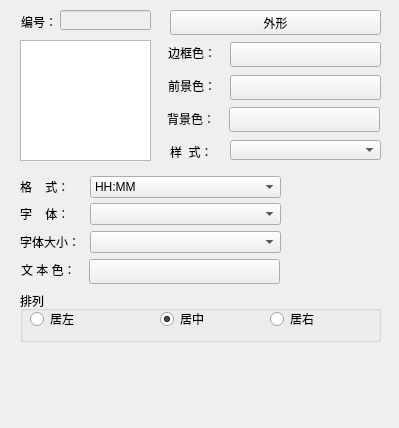
<?xml version="1.0" encoding="UTF-8"?>
<ui version="4.0">
 <class>QTimeDisplayGeneralDLg</class>
 <widget class="QWidget" name="QTimeDisplayGeneralDLg">
  <property name="geometry">
   <rect>
    <x>0</x>
    <y>0</y>
    <width>399</width>
    <height>428</height>
   </rect>
  </property>
  <property name="windowTitle">
   <string>Form</string>
  </property>
  <widget class="QComboBox" name="m_formatcmb">
   <property name="geometry">
    <rect>
     <x>90</x>
     <y>176</y>
     <width>191</width>
     <height>22</height>
    </rect>
   </property>
   <item>
    <property name="text">
     <string>HH:MM</string>
    </property>
   </item>
   <item>
    <property name="text">
     <string>HH:MM:SS</string>
    </property>
   </item>
   <item>
    <property name="text">
     <string>HH-MM-SS</string>
    </property>
   </item>
   <item>
    <property name="text">
     <string>HH-MM</string>
    </property>
   </item>
  </widget>
  <widget class="QLabel" name="label_13">
   <property name="geometry">
    <rect>
     <x>20</x>
     <y>176</y>
     <width>71</width>
     <height>21</height>
    </rect>
   </property>
   <property name="text">
    <string>格    式：</string>
   </property>
  </widget>
  <widget class="QGroupBox" name="groupBox">
   <property name="geometry">
    <rect>
     <x>20</x>
     <y>291</y>
     <width>361</width>
     <height>51</height>
    </rect>
   </property>
   <property name="title">
    <string>排列</string>
   </property>
   <widget class="QRadioButton" name="m_leftradio">
    <property name="geometry">
     <rect>
      <x>10</x>
      <y>20</y>
      <width>51</width>
      <height>16</height>
     </rect>
    </property>
    <property name="text">
     <string>居左</string>
    </property>
   </widget>
   <widget class="QRadioButton" name="m_middleradio">
    <property name="geometry">
     <rect>
      <x>140</x>
      <y>20</y>
      <width>51</width>
      <height>16</height>
     </rect>
    </property>
    <property name="text">
     <string>居中</string>
    </property>
    <property name="checked">
     <bool>true</bool>
    </property>
   </widget>
   <widget class="QRadioButton" name="m_rightradio">
    <property name="geometry">
     <rect>
      <x>250</x>
      <y>20</y>
      <width>51</width>
      <height>16</height>
     </rect>
    </property>
    <property name="text">
     <string>居右</string>
    </property>
   </widget>
  </widget>
  <widget class="QComboBox" name="m_fontcmb">
   <property name="geometry">
    <rect>
     <x>90</x>
     <y>203</y>
     <width>191</width>
     <height>22</height>
    </rect>
   </property>
  </widget>
  <widget class="QLabel" name="label">
   <property name="geometry">
    <rect>
     <x>21</x>
     <y>11</y>
     <width>54</width>
     <height>21</height>
    </rect>
   </property>
   <property name="text">
    <string>编号：</string>
   </property>
  </widget>
  <widget class="QComboBox" name="m_patterncmb">
   <property name="geometry">
    <rect>
     <x>230</x>
     <y>140</y>
     <width>151</width>
     <height>20</height>
    </rect>
   </property>
  </widget>
  <widget class="QLabel" name="label_3">
   <property name="geometry">
    <rect>
     <x>170</x>
     <y>142</y>
     <width>51</width>
     <height>20</height>
    </rect>
   </property>
   <property name="text">
    <string>样  式：</string>
   </property>
  </widget>
  <widget class="QLabel" name="label_20">
   <property name="geometry">
    <rect>
     <x>20</x>
     <y>231</y>
     <width>71</width>
     <height>21</height>
    </rect>
   </property>
   <property name="text">
    <string>字体大小：</string>
   </property>
  </widget>
  <widget class="QLabel" name="label_14">
   <property name="geometry">
    <rect>
     <x>20</x>
     <y>203</y>
     <width>71</width>
     <height>21</height>
    </rect>
   </property>
   <property name="text">
    <string>字    体：</string>
   </property>
  </widget>
  <widget class="QLineEdit" name="ID">
   <property name="enabled">
    <bool>false</bool>
   </property>
   <property name="geometry">
    <rect>
     <x>60</x>
     <y>10</y>
     <width>91</width>
     <height>20</height>
    </rect>
   </property>
  </widget>
  <widget class="QPushButton" name="LoadShape">
   <property name="geometry">
    <rect>
     <x>170</x>
     <y>10</y>
     <width>211</width>
     <height>25</height>
    </rect>
   </property>
   <property name="text">
    <string>外形</string>
   </property>
  </widget>
  <widget class="QComboBox" name="m_fontsizecmb">
   <property name="geometry">
    <rect>
     <x>90</x>
     <y>231</y>
     <width>191</width>
     <height>22</height>
    </rect>
   </property>
  </widget>
  <widget class="QGraphicsView" name="LView">
   <property name="geometry">
    <rect>
     <x>20</x>
     <y>40</y>
     <width>131</width>
     <height>121</height>
    </rect>
   </property>
  </widget>
  <widget class="QPushButton" name="Frame_Color">
   <property name="geometry">
    <rect>
     <x>230</x>
     <y>42</y>
     <width>151</width>
     <height>25</height>
    </rect>
   </property>
   <property name="text">
    <string/>
   </property>
  </widget>
  <widget class="QLabel" name="label_5">
   <property name="geometry">
    <rect>
     <x>168</x>
     <y>43</y>
     <width>51</width>
     <height>20</height>
    </rect>
   </property>
   <property name="text">
    <string>边框色：</string>
   </property>
  </widget>
  <widget class="QLabel" name="label_4">
   <property name="geometry">
    <rect>
     <x>168</x>
     <y>76</y>
     <width>51</width>
     <height>20</height>
    </rect>
   </property>
   <property name="text">
    <string>前景色：</string>
   </property>
  </widget>
  <widget class="QPushButton" name="FG_Color">
   <property name="geometry">
    <rect>
     <x>230</x>
     <y>75</y>
     <width>151</width>
     <height>25</height>
    </rect>
   </property>
   <property name="text">
    <string/>
   </property>
  </widget>
  <widget class="QPushButton" name="BG_Color">
   <property name="geometry">
    <rect>
     <x>229</x>
     <y>107</y>
     <width>151</width>
     <height>25</height>
    </rect>
   </property>
   <property name="text">
    <string/>
   </property>
  </widget>
  <widget class="QLabel" name="label_2">
   <property name="geometry">
    <rect>
     <x>167</x>
     <y>109</y>
     <width>51</width>
     <height>20</height>
    </rect>
   </property>
   <property name="text">
    <string>背景色：</string>
   </property>
  </widget>
  <widget class="QPushButton" name="Text_Color">
   <property name="geometry">
    <rect>
     <x>89</x>
     <y>259</y>
     <width>191</width>
     <height>25</height>
    </rect>
   </property>
   <property name="text">
    <string/>
   </property>
  </widget>
  <widget class="QLabel" name="label_6">
   <property name="geometry">
    <rect>
     <x>21</x>
     <y>262</y>
     <width>71</width>
     <height>16</height>
    </rect>
   </property>
   <property name="text">
    <string>文 本 色：</string>
   </property>
  </widget>
 </widget>
 <tabstops>
  <tabstop>ID</tabstop>
  <tabstop>LoadShape</tabstop>
  <tabstop>LView</tabstop>
  <tabstop>Frame_Color</tabstop>
  <tabstop>FG_Color</tabstop>
  <tabstop>BG_Color</tabstop>
  <tabstop>m_patterncmb</tabstop>
  <tabstop>m_formatcmb</tabstop>
  <tabstop>m_fontcmb</tabstop>
  <tabstop>m_fontsizecmb</tabstop>
  <tabstop>Text_Color</tabstop>
  <tabstop>m_leftradio</tabstop>
  <tabstop>m_middleradio</tabstop>
  <tabstop>m_rightradio</tabstop>
 </tabstops>
 <resources/>
 <connections/>
</ui>
